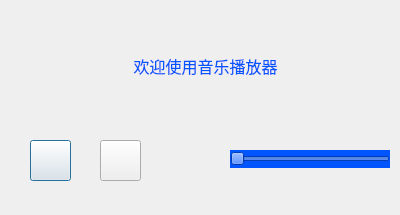
<?xml version="1.0" encoding="UTF-8"?>
<ui version="4.0">
 <class>audio_Dlg</class>
 <widget class="QDialog" name="audio_Dlg">
  <property name="geometry">
   <rect>
    <x>0</x>
    <y>0</y>
    <width>400</width>
    <height>215</height>
   </rect>
  </property>
  <property name="minimumSize">
   <size>
    <width>400</width>
    <height>215</height>
   </size>
  </property>
  <property name="maximumSize">
   <size>
    <width>400</width>
    <height>215</height>
   </size>
  </property>
  <property name="font">
   <font>
    <family>文泉驿正黑</family>
   </font>
  </property>
  <property name="windowTitle">
   <string>音频测试</string>
  </property>
  <property name="styleSheet">
   <string notr="true"/>
  </property>
  <widget class="QPushButton" name="playBtn">
   <property name="geometry">
    <rect>
     <x>30</x>
     <y>140</y>
     <width>41</width>
     <height>41</height>
    </rect>
   </property>
   <property name="styleSheet">
    <string notr="true">border-image: url(:/new/audio/image_audio/Play1Normal.png);</string>
   </property>
   <property name="text">
    <string/>
   </property>
  </widget>
  <widget class="QPushButton" name="stopBtn">
   <property name="geometry">
    <rect>
     <x>100</x>
     <y>140</y>
     <width>41</width>
     <height>41</height>
    </rect>
   </property>
   <property name="styleSheet">
    <string notr="true">border-image: url(:/new/audio/image_audio/Stop1Disabled.png);
</string>
   </property>
   <property name="text">
    <string/>
   </property>
  </widget>
  <widget class="QLabel" name="label_audio">
   <property name="geometry">
    <rect>
     <x>50</x>
     <y>50</y>
     <width>311</width>
     <height>31</height>
    </rect>
   </property>
   <property name="font">
    <font>
     <pointsize>12</pointsize>
    </font>
   </property>
   <property name="styleSheet">
    <string notr="true">color: rgb(0, 85, 255);</string>
   </property>
   <property name="text">
    <string>欢迎使用音乐播放器</string>
   </property>
   <property name="alignment">
    <set>Qt::AlignCenter</set>
   </property>
  </widget>
  <widget class="QSlider" name="volume">
   <property name="geometry">
    <rect>
     <x>230</x>
     <y>150</y>
     <width>160</width>
     <height>18</height>
    </rect>
   </property>
   <property name="styleSheet">
    <string notr="true">background-color: rgb(0, 85, 255);</string>
   </property>
   <property name="orientation">
    <enum>Qt::Horizontal</enum>
   </property>
  </widget>
  <widget class="QLabel" name="label">
   <property name="geometry">
    <rect>
     <x>170</x>
     <y>140</y>
     <width>51</width>
     <height>41</height>
    </rect>
   </property>
   <property name="styleSheet">
    <string notr="true">image: url(:/new/audio/image_audio/VolumeNormalBlue.png);</string>
   </property>
   <property name="text">
    <string/>
   </property>
  </widget>
  <widget class="QLabel" name="label_2">
   <property name="geometry">
    <rect>
     <x>10</x>
     <y>40</y>
     <width>81</width>
     <height>81</height>
    </rect>
   </property>
   <property name="styleSheet">
    <string notr="true">image: url(:/new/prefix2/desk_pic/音频测试_normal.png);</string>
   </property>
   <property name="text">
    <string/>
   </property>
  </widget>
 </widget>
 <resources/>
 <connections/>
</ui>
